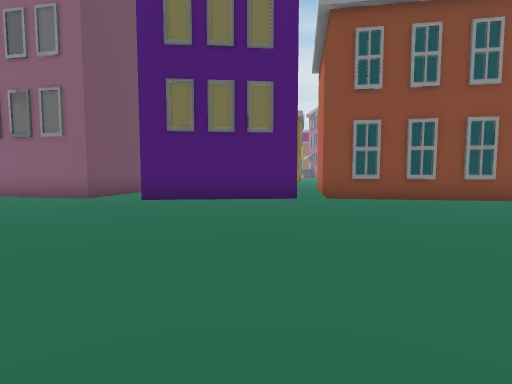
[1] (above)

24 first-person views from a walk through a scene from a Unity 3-D project. The camera is 1.4 m above the floor, tilts 4° down and sees 85° across. The floor is counted in squares, 2 m on a side. Each view is taken from the middle of a square. On the plan, view 1 faces up. The plan holds only what a view shows up to about 9 squares ahead; the rest is blank. The place goes on beyond the plan. The player character is not drawn.

[2]
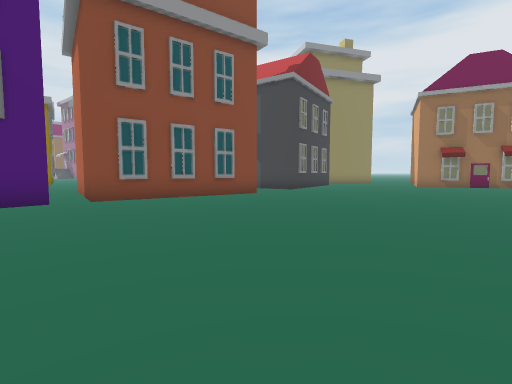

[3]
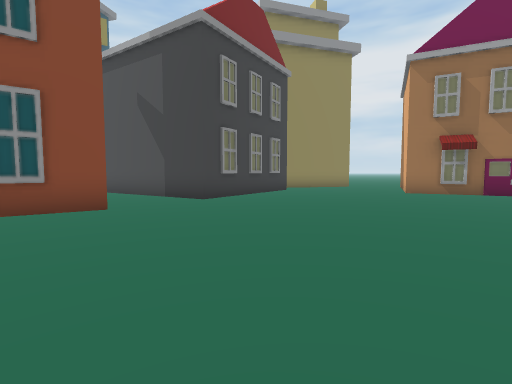

[4]
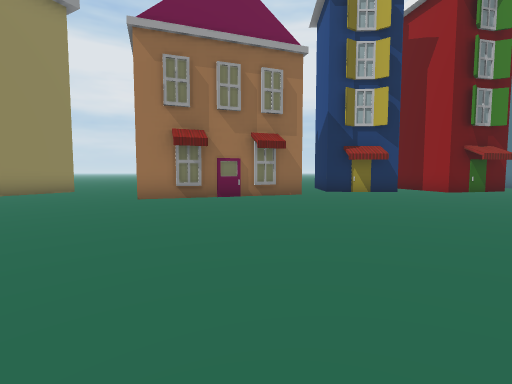

[5]
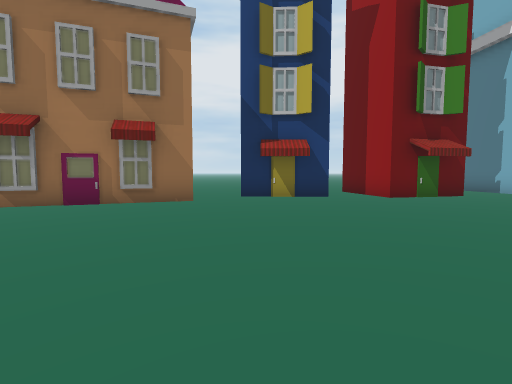

[6]
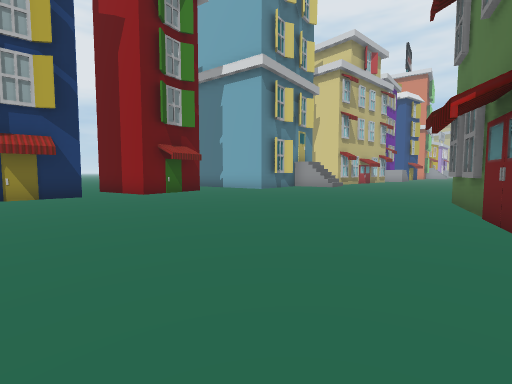

[7]
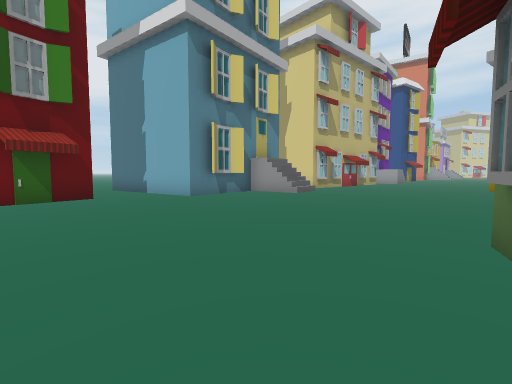

[8]
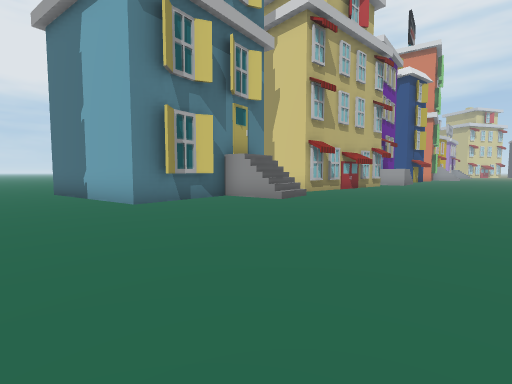

[9]
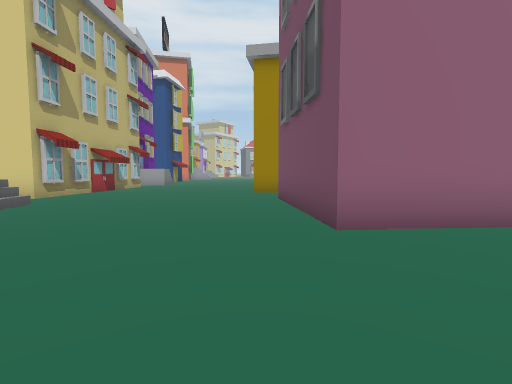

[10]
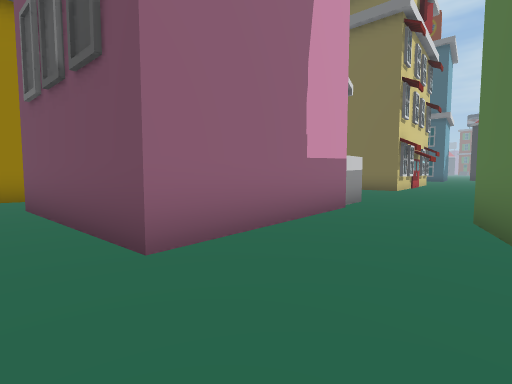

[11]
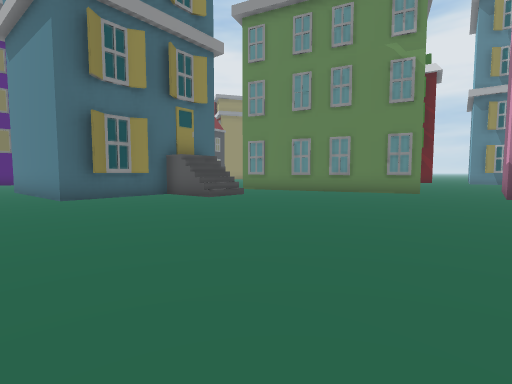

[12]
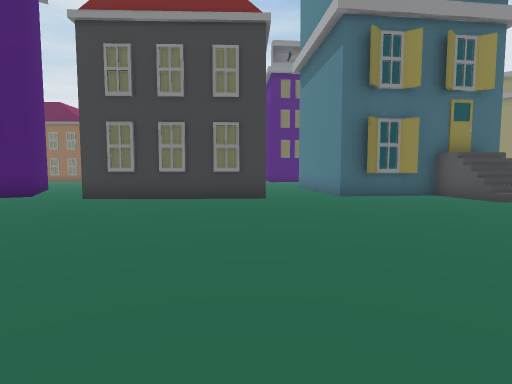

[13]
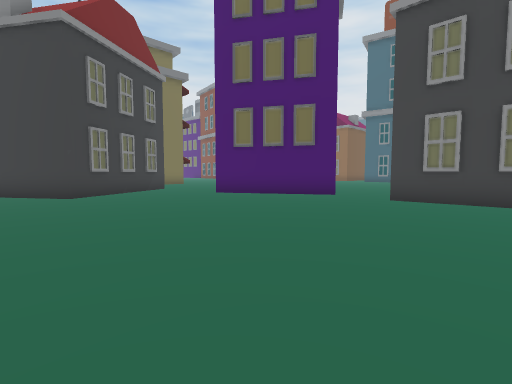

[14]
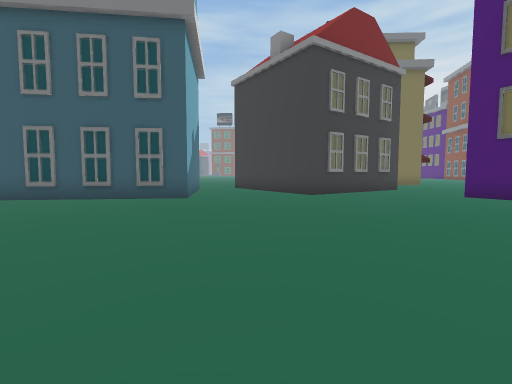

[15]
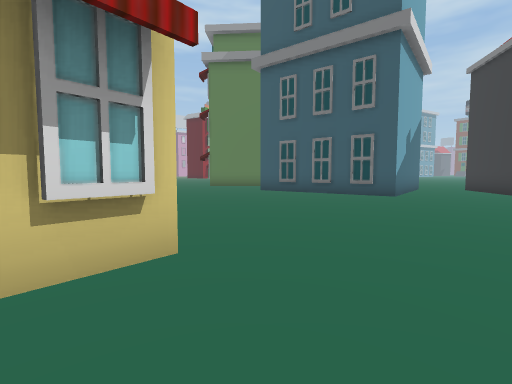

[16]
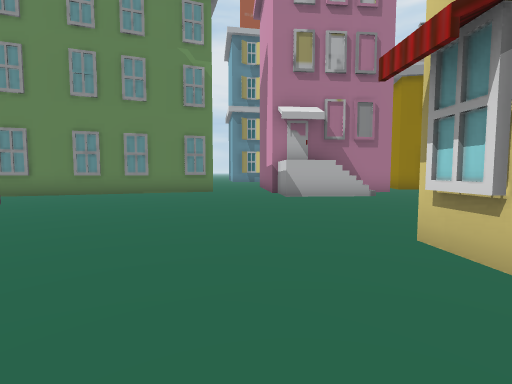

[17]
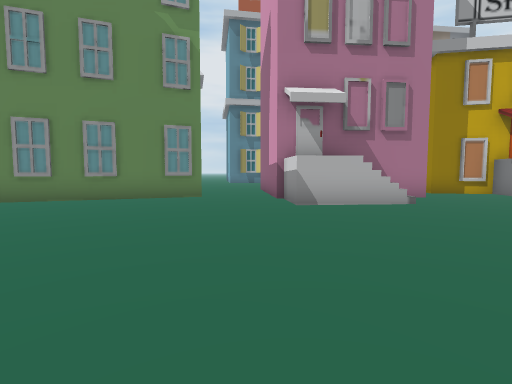

[18]
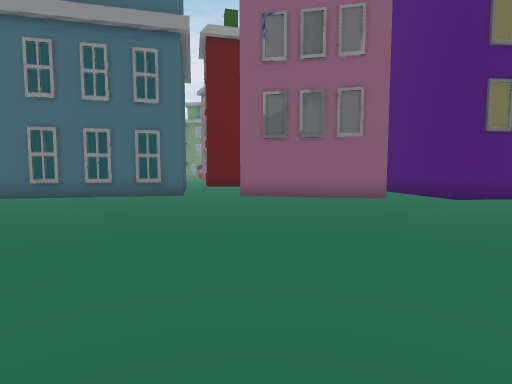

[19]
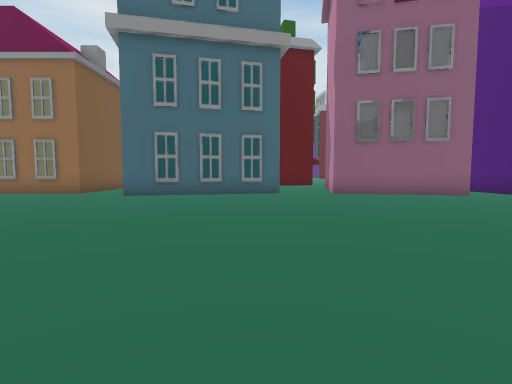

[20]
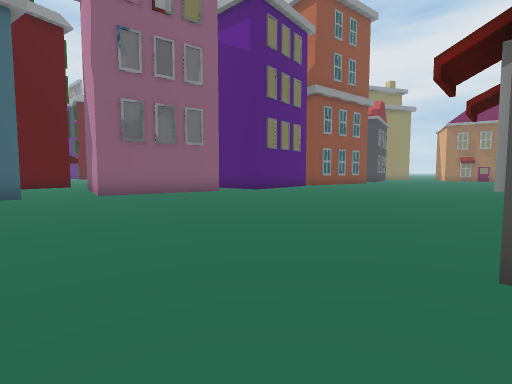

[21]
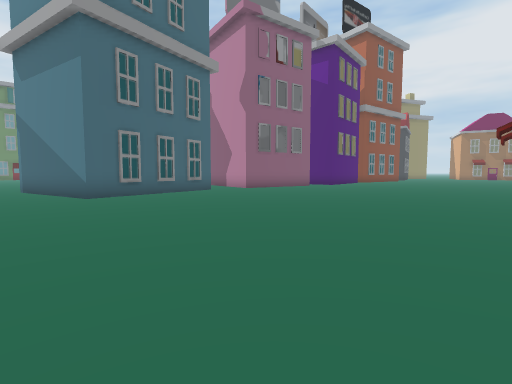

[22]
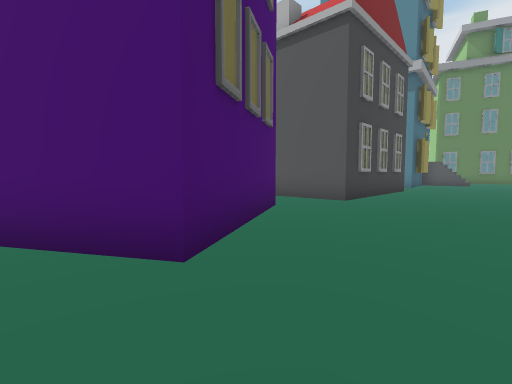

[23]
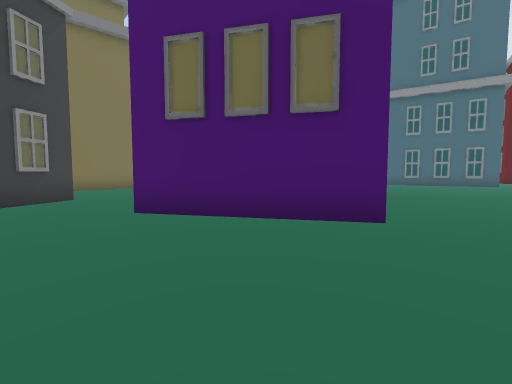

[24]
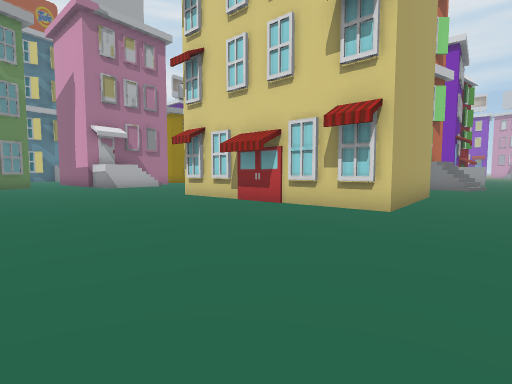

### Floor plan
Key: @ floor where view 1 was taken; # wall or solid block; . floor; / step, stairs or slope; B building.
Columns run from 17 left of view 1 to 20 right of it. Each row starts with its distance up from view 1.
  8 B.####B..B###.#   B#     .### B  .#B
  7 .....................B##...B.......
  6 ...................................
  5 ...................................
  4 .................................#
  3 .................................#
  2 .................................##
  1 .................................B#
  0 .................@................#
 -1 .........#  B  #           .........
 -2  B    ...      #          .........#
 -3       ...      #          .........B
 -4       #..#    ..   B      .........#
 -5   ## ##..#####..###B  #   B..........
 -6 ...###............. /.#   #........##
 -7 ...#.............../..##  #........B
 -8 B......................#  ##........
 -9 ##.....................##  #..........
-10  #......................# .........###
-11  ##...............................##
-12 ##................................B
-13 #...................../B#  #....../#
-14  ..........####B##..../    #...../ B
-15   ##.......#       .../    #...../
-16    #.......#        ....#  #.......
-17     .......#         ....  .......##
-18     #......#          ...###B.....B

Where each view was taken, in squares from view 1:
view 1: 0 up, 0 right, facing up
view 2: 0 up, 0 right, facing up-right
view 3: 1 up, 5 right, facing up-right
view 4: 1 up, 8 right, facing right
view 5: 2 down, 10 right, facing right
view 6: 2 down, 9 right, facing down-right
view 7: 6 down, 10 right, facing down-right
view 8: 8 down, 11 right, facing down-right
view 9: 9 down, 11 right, facing down
view 10: 10 down, 11 right, facing down-left
view 11: 13 down, 3 left, facing up-right
view 12: 13 down, 4 left, facing up
view 13: 13 down, 6 left, facing up-left
view 14: 13 down, 6 left, facing left
view 15: 12 down, 5 left, facing down-left
view 16: 12 down, 3 left, facing right
view 17: 12 down, 1 left, facing right
view 18: 0 up, 8 left, facing up
view 19: 1 down, 11 left, facing up
view 20: 1 down, 11 left, facing up-right
view 21: 1 down, 17 left, facing up-right
view 22: 9 down, 15 left, facing up-right
view 23: 9 down, 9 left, facing up-left
view 24: 9 down, 8 left, facing down-right
